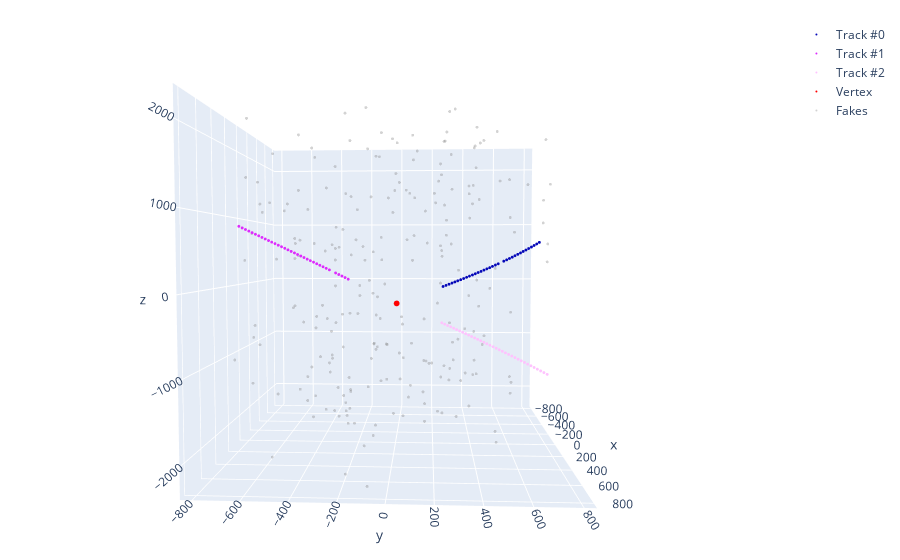

Write notebook code for a chart like this one.
### Code cell
draw_event(
    hits=event.hits,
    fakes=event.fakes,
    vertex=event.vertex.numpy,
    labels=event.track_ids,
)
